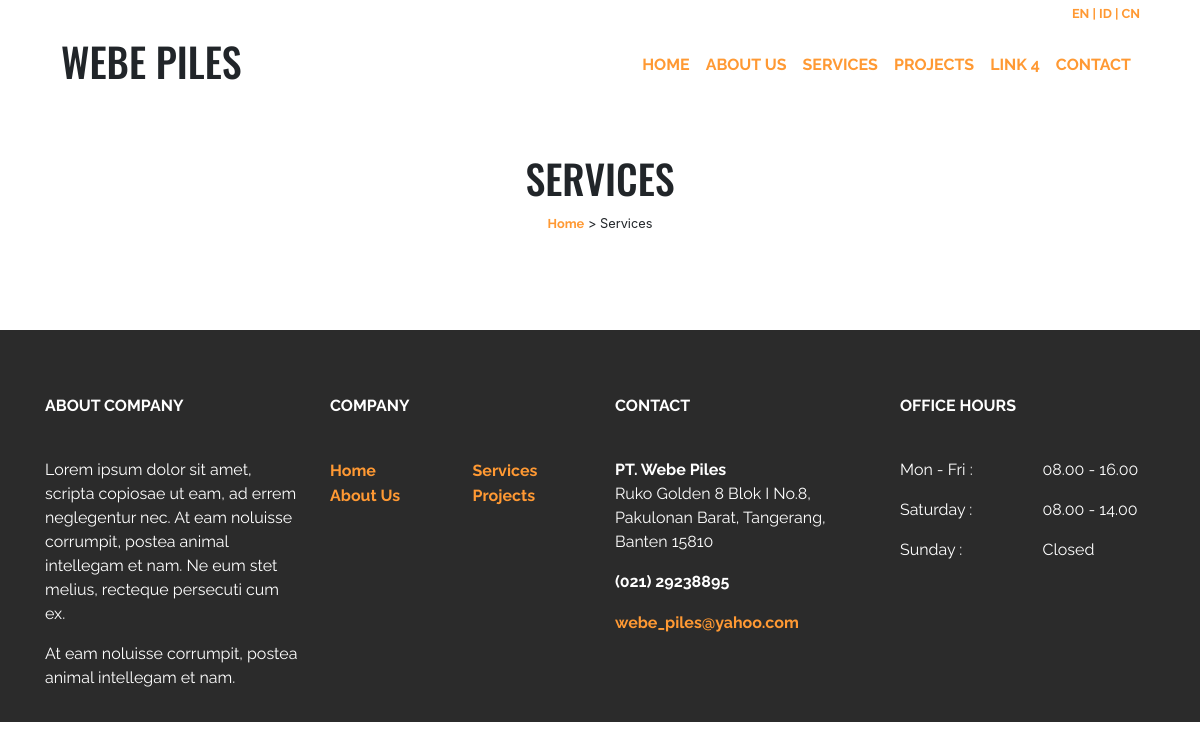
The app's page /services.php, older data.
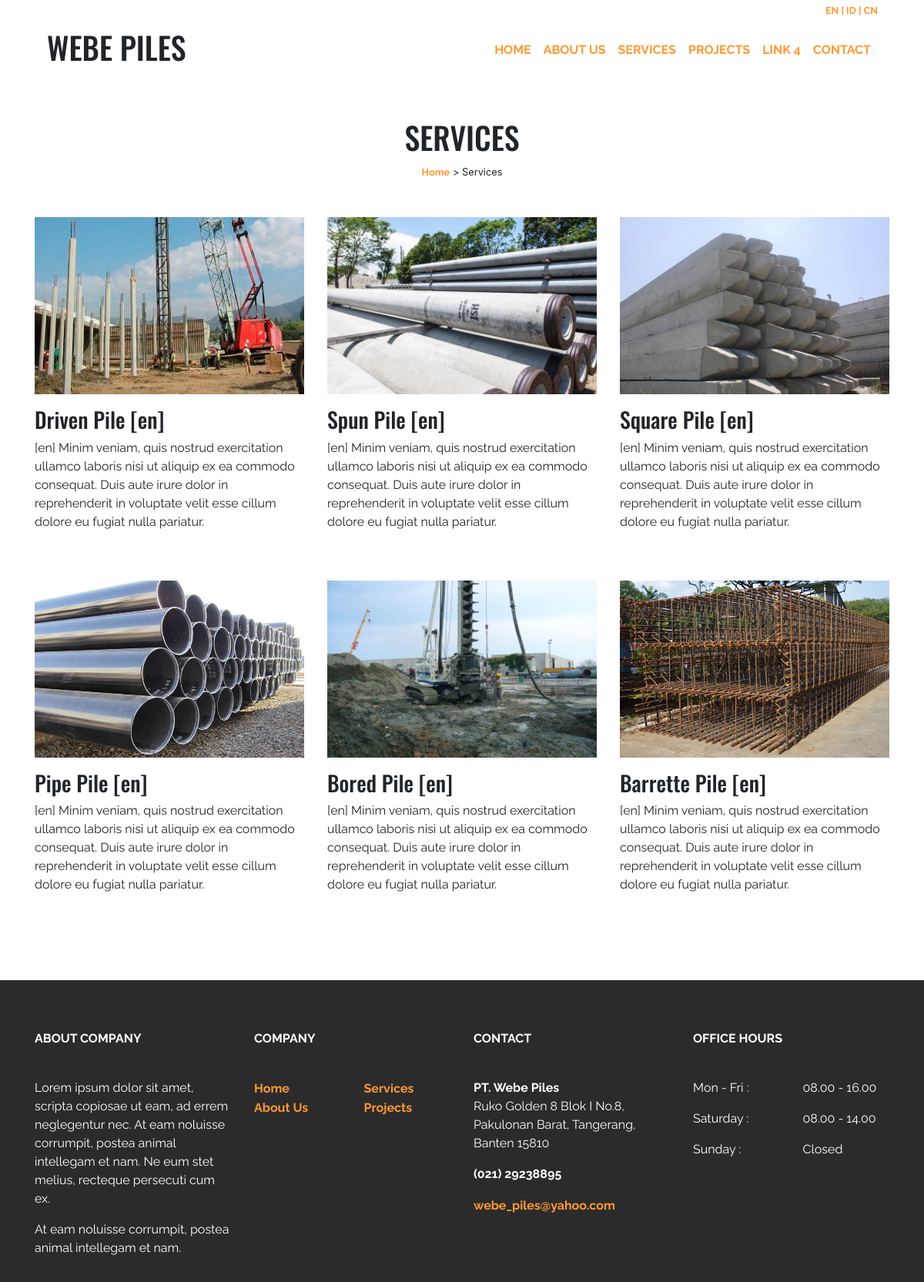
The same page, newer data.
### tables this page shows
CREATE TABLE `layanan` (
  `id_layanan` int(11) NOT NULL,
  `nama_layanan` varchar(30) NOT NULL,
  `deskripsi_layanan` text NOT NULL,
  `gambar_layanan` varchar(200) NOT NULL,
  `bahasa_layanan` varchar(2) DEFAULT NULL
);

### services.php (the view, shortened to what this page needs)
<!doctype html>
<html lang="en">
  <?php include ('fungsi/koneksi.php'); ?>
  <body>
    <div class="container-fluid sticky-top menu">
        <div class="container">
        </div>
    </div>
    <div class="container">
    	<div class="row text-center">
            <div class="col">
                <h1 class="mt-5" style="text-transform: uppercase;">Services</h1>
                <small>
                    <a href="home.php">Home</a> > Services
                </small>
            </div>
        </div>
        <div class="row my-5">
            <?php
                $layanan = "SELECT * FROM layanan WHERE bahasa_layanan = 'en'";
                $hasil_layanan = mysqli_query($koneksi, $layanan);
                $i = 0;
                while ($row_layanan = mysqli_fetch_array($hasil_layanan, MYSQLI_ASSOC)) {
            ?>
            <div class="col-md-4">
                <img class="image-fluid" style="width: 100%; height: 230px;" src="<?php echo $row_layanan['gambar_layanan']; ?>">
                <h3 class="mt-3"><?php echo $row_layanan['nama_layanan']; ?></h3>
                <p><?php echo $row_layanan['deskripsi_layanan']; ?></p>
            </div>
            <?php
              $i++;
              if ($i % 3 == 0) {
                echo '</div><div class="row my-5">';
              }
            ?>
            <?php } ?>
        </div>
    </div>
  </body>
</html>

Row changes from the older to the newer data that the page shows:
now on this page (row edited): layanan: gambar_layanan (picture), nama_layanan "Driven Pile [en]", deskripsi_layanan "[en] Minim veniam, quis nostrud exercitation ullamco laboris nisi ut aliquip ex ea commodo consequat. Duis aute irure dolor in reprehenderit in voluptate velit esse cillum dolore eu fugiat nulla pariatur."
now on this page (row edited): layanan: gambar_layanan (picture), nama_layanan "Spun Pile [en]", deskripsi_layanan "[en] Minim veniam, quis nostrud exercitation ullamco laboris nisi ut aliquip ex ea commodo consequat. Duis aute irure dolor in reprehenderit in voluptate velit esse cillum dolore eu fugiat nulla pariatur."
now on this page (row edited): layanan: gambar_layanan (picture), nama_layanan "Square Pile [en]", deskripsi_layanan "[en] Minim veniam, quis nostrud exercitation ullamco laboris nisi ut aliquip ex ea commodo consequat. Duis aute irure dolor in reprehenderit in voluptate velit esse cillum dolore eu fugiat nulla pariatur."
now on this page (row edited): layanan: gambar_layanan (picture), nama_layanan "Pipe Pile [en]", deskripsi_layanan "[en] Minim veniam, quis nostrud exercitation ullamco laboris nisi ut aliquip ex ea commodo consequat. Duis aute irure dolor in reprehenderit in voluptate velit esse cillum dolore eu fugiat nulla pariatur."
now on this page (row edited): layanan: gambar_layanan (picture), nama_layanan "Bored Pile [en]", deskripsi_layanan "[en] Minim veniam, quis nostrud exercitation ullamco laboris nisi ut aliquip ex ea commodo consequat. Duis aute irure dolor in reprehenderit in voluptate velit esse cillum dolore eu fugiat nulla pariatur."
now on this page (row edited): layanan: gambar_layanan (picture), nama_layanan "Barrette Pile [en]", deskripsi_layanan "[en] Minim veniam, quis nostrud exercitation ullamco laboris nisi ut aliquip ex ea commodo consequat. Duis aute irure dolor in reprehenderit in voluptate velit esse cillum dolore eu fugiat nulla pariatur."
